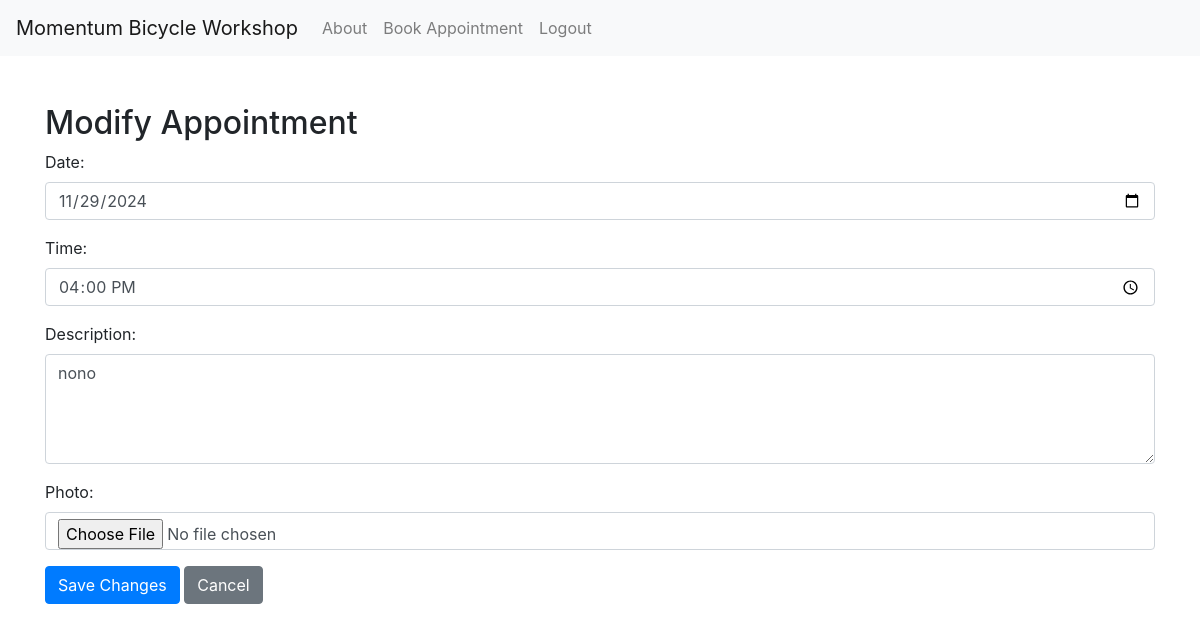
Page /appointment/modify/14/ (signed in) on the committed database.
### myapp/models.py (models this page shows, shortened)
class Appointment(models.Model):
    user = models.ForeignKey(User, on_delete=models.CASCADE)  # Associate the appointment with a user
    date = models.DateField()
    time = models.TimeField()
    description = models.TextField(blank=True)  # Allowing blank descriptions
    photo = models.ImageField(upload_to='photos/', blank=True, null=True)
    class Meta:  # This should be properly indented within the model
        unique_together = ('user', 'date')  # or ('user', 'date', 'time') if you want to prevent double booking at the same time

### myapp/views.py (the view)
# urls.py: path('appointment/modify/<int:appointment_id>/', views.modify_appointment, name='modify_appointment'),
@login_required
def modify_appointment(request, appointment_id):
    appointment = get_object_or_404(Appointment, id=appointment_id, user=request.user)
    if request.method == "POST":
        form = AppointmentForm(request.POST, request.FILES, instance=appointment)
        if form.is_valid():
            form.save()
            messages.success(request, "Your appointment has been updated successfully.")
            return redirect('appointment_list')
    else:
        form = AppointmentForm(instance=appointment)
    return render(request, 'myapp/modify_appointment.html', {'form': form, 'appointment': appointment})

### myapp/forms.py
class AppointmentForm(forms.ModelForm):
    photo = forms.ImageField(required=False)
    class Meta:
        model = Appointment
        fields = ['date', 'time', 'description', 'photo']  # Include 'photo' in the fields list
        widgets = {
            'date': forms.DateInput(attrs={'type': 'date', 'class': 'form-control'}),
            'time': forms.TimeInput(attrs={'type': 'time', 'class': 'form-control'}),
            'description': forms.Textarea(attrs={'rows': 4, 'class': 'form-control'}),
        }
    def __init__(self, *args, **kwargs):
        super(AppointmentForm, self).__init__(*args, **kwargs)
        self.fields['date'].widget.attrs.update({'class': 'form-control'})
        self.fields['time'].widget.attrs.update({'class': 'form-control'})
        self.fields['description'].widget.attrs.update({'class': 'form-control'})
        self.fields['photo'].widget.attrs.update({'class': 'form-control'})  # Style the photo field as well

### myapp/templates/myapp/modify_appointment.html (shortened to what this page needs)
<!DOCTYPE html>
<html lang="en">
<head>
    <link rel="stylesheet" href="https://maxcdn.bootstrapcdn.com/bootstrap/4.5.2/css/bootstrap.min.css">
</head>
<body>
    {% include 'myapp/navbar.html' %}
    <div class="container mt-5">
        <h2>Modify Appointment</h2>
        <form method="post" enctype="multipart/form-data">
            <div class="form-group">
                {{ form.as_p }}
            </div>
            <button type="submit" class="btn btn-primary">Save Changes</button>
            <a href="{% url 'appointment_list' %}" class="btn btn-secondary">Cancel</a>
        </form>
    </div>
</body>
</html>

### rows in the picture
Appointment: date "11/29/2024", time "16:00:00", description "nono"
